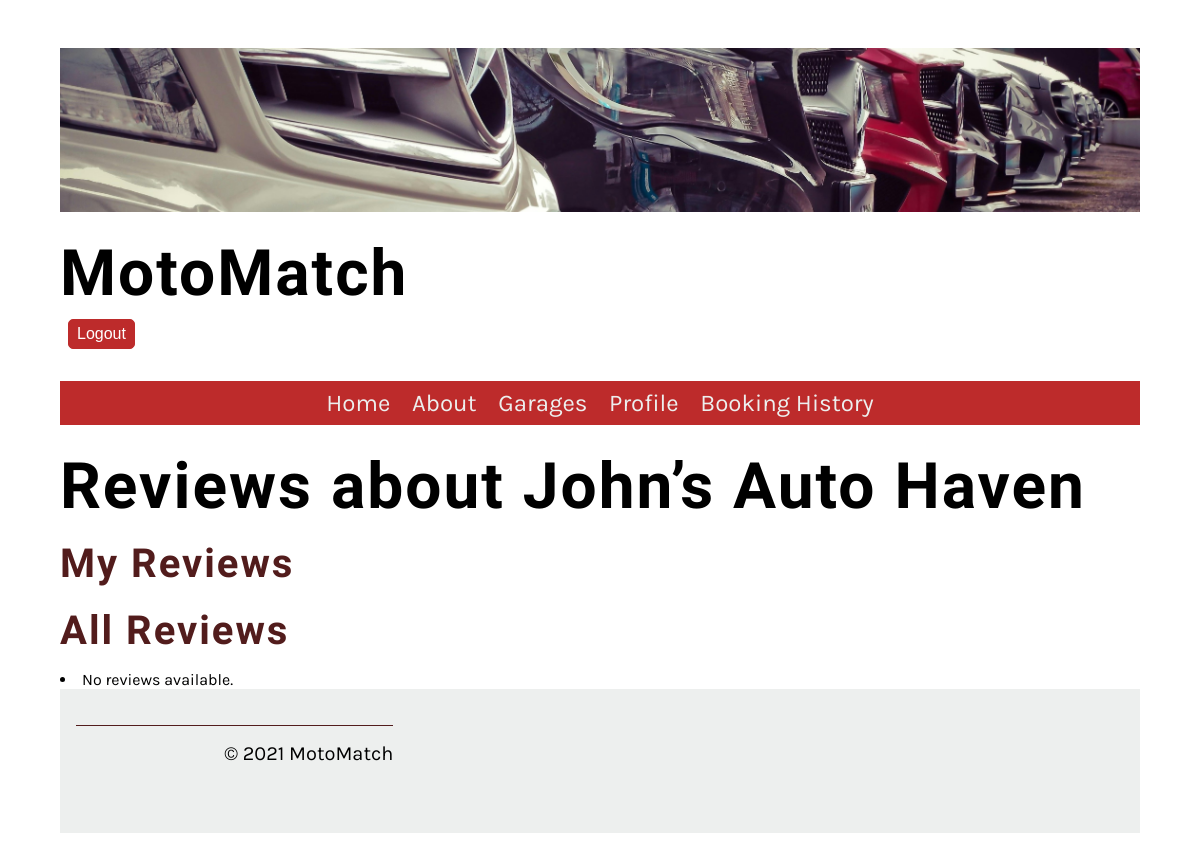
/Website/services/1/reviews/ (signed in), run on an earlier commit of the app's database.
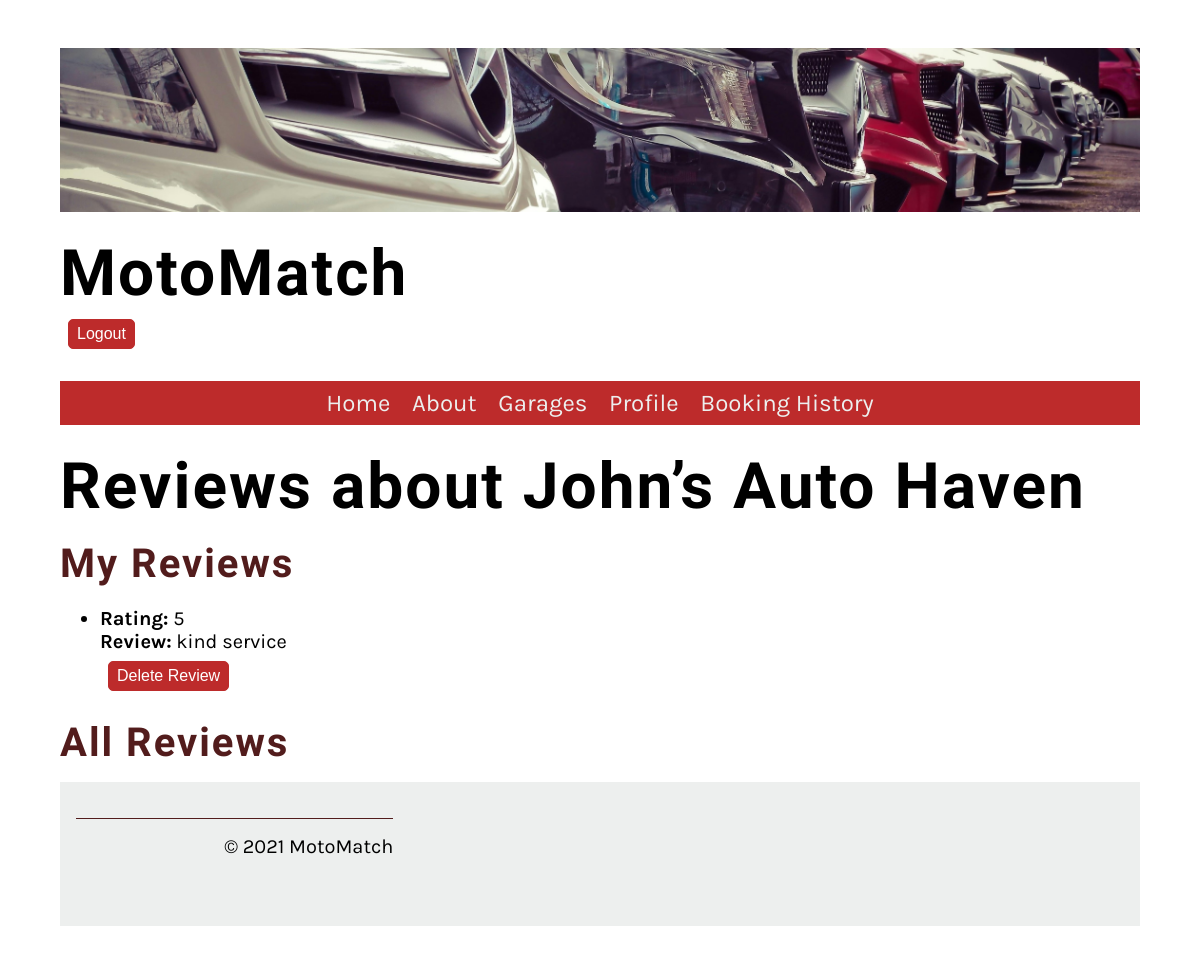
And on a later commit of the database.
### Website/models.py (models this page shows, shortened)
class Service(models.Model):
    user = models.ForeignKey(User, on_delete=models.CASCADE)
    name = models.CharField(max_length=255)
    description = models.TextField()
    location = models.CharField(max_length=255)
    contact_details = models.CharField(max_length=255)
    available_spaces = models.PositiveIntegerField()
    image = models.ImageField(upload_to='service_images', default='service_images/default.jpg')

class Review(models.Model):
    user = models.ForeignKey(User, on_delete=models.CASCADE)
    service = models.ForeignKey(Service, on_delete=models.CASCADE)
    rating = models.PositiveIntegerField()
    review = models.TextField()

### Website/views.py (the view)
# urls.py: path('services/<int:service_id>/reviews/', review_view, name='reviews'),
def review_view(request, service_id):
    service_name = get_object_or_404(Service, id=service_id).name
    user_reviews = Review.objects.filter(user=request.user, service=service_id)
    reviews = Review.objects.filter(service=service_id)
    return render(request, 'reviews.html', {'reviews': reviews, 'user_reviews': user_reviews, 'service_name': service_name})

### Website/templatetags/custom_filters.py (called while the page is built)
@register.filter
def has_group(user, group_name):
    return user.groups.filter(name=group_name).exists()

### Website/templates/reviews.html (shortened to what this page needs)
{% extends 'base.html' %}
{% block content %}
<!DOCTYPE html>
<html lang="en">
<head>
</head>
<body>
    <h1>Reviews about {{ service_name }}</h1>
    <h2>My Reviews</h2>
    <ul>
        {% for review in user_reviews %}
            <li>
                <strong>Rating:</strong> {{ review.rating }}<br>
                <strong>Review:</strong> {{ review.review }}<br>
            </li>
            <form method="post" action="{% url 'delete_review' review.id %}">
                <button type="submit" class = "small_button">Delete Review</button>
            </form>
        {% endfor %}
    </ul>
    <h2>All Reviews</h2>
        {% for review in reviews %}
            {% if review.user != user %}
            <h3>{{ review.user.username }}</h3>
                <strong>Rating:</strong> {{ review.rating }}<br>
                <strong>Review:</strong> {{ review.review }}<br>
            {% endif %}
        {% empty %}
            <li>No reviews available.</li>
        {% endfor %}
</body>
</html>
{% endblock %}

### Website/templates/base.html (shortened to what this page needs)
{% load custom_filters %}
{% load static %}
<!DOCTYPE html>
<html lang="en">
<head>
    <link
    rel="preload"
    as="style"
    href="{% static 'css/style.css' %}"
    onload="this.rel = 'stylesheet'"
  />
</head>
<body>
    <header>
        <img src="{% static 'img/cars_top_narrow.jpg' %}" alt="Car" class = "header_image">
        <h1>MotoMatch</h1>
        {% if user.is_authenticated %}
                <form method="post" action="{% url 'logout' %}">
                    <button type="submit" class = "small_button">Logout</button>
                </form>
        {% else %}
                <a href="{% url 'login' %}" >Login</a>/<a href="{% url 'register' %}" >Sign Up</a>
        {% endif %}
    </header>
    <nav>
        <ul>
            <li><a href="{% url 'home' %}">Home</a></li>
            <li><a href="{% url 'about' %}">About</a></li>
            <li><a href="{% url 'service_list' %}">Garages</a></li>
        {% if user.is_authenticated %}
            <li><a href="{% url 'profile' %}">Profile</a></li>
            {% if request.user|has_group:"Clients" %}
                <li><a href="{% url 'booking_history' %}">Booking History</a></li>
            {% elif request.user|has_group:"Service Providers"  %}
                <li><a href="{% url 'service_provider_dashboard' %}">Garage Owner Dashboard</a></li>
            {% endif %}
        {% endif %}
        </ul>
    </nav>
<main>
    {% block content %}{% endblock %}
</main>
<footer>
    <article>
        <p>&copy; 2021 MotoMatch</p>
      </article>
</footer>
</body>
</html>

### Website/static/css/style.css (style rules this page uses)
body { font-family: 'Karla', sans-serif; margin-top: 3rem; margin-bottom: 3rem; margin-left: 5%; margin-right: 5%; }
h1, h2, h3, h4, h5, h6 { font-family: 'Markazi Text', serif; letter-spacing: 2px;; }
h1 { font-size: 4rem; margin-top: 1.5rem; margin-bottom: 0; }
h2 { font-size: 2.5rem; color: #521c1c; margin:1rem 0; }
p, ul { font-size: 1.25rem;; }
a { color: #690404; text-decoration: none; }
header img { display: block; margin-left: auto; margin-right: auto; max-width: 100%; height: auto; }
nav { background-color: #bd2b2b; margin-top: 1rem; margin-bottom: 1rem; margin-bottom: 0px; }
nav ul { list-style: none; font-size: 1.5rem; text-align: center; padding-inline-start: 0rem; margin-bottom: 0px; }
nav ul li { display: inline-block; margin: 0.5rem; }
nav ul a { color: #EDEFEE; text-decoration: none; }
article { flex:1; }
footer { background-color: #EDEFEE; padding: 1rem; display: flex; gap: 2rem 1rem; }
footer p { border-top: #521c1c; border-style: solid; border-width: 0.1rem; border-bottom: none; border-left: none; border-right: none; text-align: right; padding-top: 1rem;; }
@media (min-width: 801px) { article { flex: 0 0 calc(33.33% - 2rem); margin-right: 2rem; margin-bottom: 2rem; } }
.small_button { padding: .25rem .5rem; border: 1px solid #bd2b2b; background-color: #bd2b2b; border-radius: 5px; font-size: 1rem; display: inline-block; color: #fff; line-height: 20px; margin: 0.5rem; }

What changed in the data, as far as the page shows it:
added Review: rating "5", review "kind service"
Also different on the page:
text no longer shown: "No reviews available."
